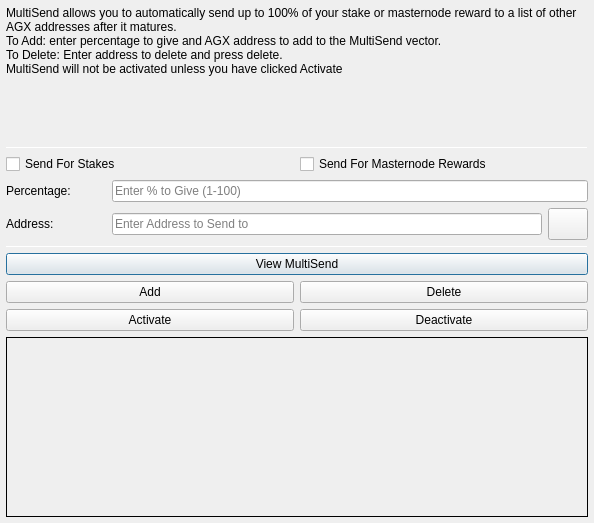
<?xml version="1.0" encoding="UTF-8"?>
<ui version="4.0">
 <class>MultiSendDialog</class>
 <widget class="QDialog" name="MultiSendDialog">
  <property name="windowModality">
   <enum>Qt::NonModal</enum>
  </property>
  <property name="geometry">
   <rect>
    <x>0</x>
    <y>0</y>
    <width>594</width>
    <height>523</height>
   </rect>
  </property>
  <property name="windowTitle">
   <string>MultiSend</string>
  </property>
  <layout class="QVBoxLayout" name="verticalLayout" stretch="0">
   <property name="leftMargin">
    <number>6</number>
   </property>
   <property name="topMargin">
    <number>6</number>
   </property>
   <property name="rightMargin">
    <number>6</number>
   </property>
   <property name="bottomMargin">
    <number>6</number>
   </property>
   <item>
    <layout class="QVBoxLayout" name="verticalLayout_Main" stretch="1,1,1,1,1,1">
     <item>
      <widget class="QLabel" name="label_2">
       <property name="lineWidth">
        <number>1</number>
       </property>
       <property name="text">
        <string>MultiSend allows you to automatically send up to 100% of your stake or masternode reward to a list of other AGX addresses after it matures.
To Add: enter percentage to give and AGX address to add to the MultiSend vector.
To Delete: Enter address to delete and press delete.
MultiSend will not be activated unless you have clicked Activate</string>
       </property>
       <property name="alignment">
        <set>Qt::AlignLeading|Qt::AlignLeft|Qt::AlignTop</set>
       </property>
       <property name="wordWrap">
        <bool>true</bool>
       </property>
      </widget>
     </item>
     <item>
      <widget class="Line" name="line">
       <property name="minimumSize">
        <size>
         <width>0</width>
         <height>1</height>
        </size>
       </property>
       <property name="maximumSize">
        <size>
         <width>16777215</width>
         <height>1</height>
        </size>
       </property>
       <property name="orientation">
        <enum>Qt::Horizontal</enum>
       </property>
      </widget>
     </item>
     <item>
      <layout class="QVBoxLayout" name="verticalLayout_Settings">
       <item>
        <layout class="QHBoxLayout" name="horizontalLayout">
         <item>
          <widget class="QCheckBox" name="multiSendStakeCheckBox">
           <property name="text">
            <string>Send For Stakes</string>
           </property>
          </widget>
         </item>
         <item>
          <widget class="QCheckBox" name="multiSendMasternodeCheckBox">
           <property name="text">
            <string>Send For Masternode Rewards</string>
           </property>
          </widget>
         </item>
        </layout>
       </item>
       <item>
        <layout class="QHBoxLayout" name="horizontalLayout_6">
         <item>
          <widget class="QLabel" name="label">
           <property name="minimumSize">
            <size>
             <width>100</width>
             <height>0</height>
            </size>
           </property>
           <property name="toolTip">
            <string>Percentage of stake to send</string>
           </property>
           <property name="text">
            <string>Percentage:</string>
           </property>
          </widget>
         </item>
         <item>
          <widget class="QLineEdit" name="multiSendPercentEdit">
           <property name="toolTip">
            <string>Enter whole numbers 1 - 100</string>
           </property>
           <property name="placeholderText">
            <string>Enter % to Give (1-100)</string>
           </property>
          </widget>
         </item>
        </layout>
       </item>
       <item>
        <layout class="QHBoxLayout" name="horizontalLayout_7">
         <item>
          <widget class="QLabel" name="label_5">
           <property name="minimumSize">
            <size>
             <width>100</width>
             <height>0</height>
            </size>
           </property>
           <property name="toolTip">
            <string>Address to send portion of stake to</string>
           </property>
           <property name="text">
            <string>Address:</string>
           </property>
          </widget>
         </item>
         <item>
          <widget class="QLineEdit" name="multiSendAddressEdit">
           <property name="toolTip">
            <string/>
           </property>
           <property name="placeholderText">
            <string>Enter Address to Send to</string>
           </property>
          </widget>
         </item>
         <item>
          <widget class="QPushButton" name="addressBookButton">
           <property name="maximumSize">
            <size>
             <width>16777215</width>
             <height>32</height>
            </size>
           </property>
           <property name="toolTip">
            <string>Choose an address from the address book</string>
           </property>
           <property name="text">
            <string/>
           </property>
           <property name="icon">
            <iconset resource="../agrox.qrc">
             <normaloff>:/icons/address-book</normaloff>:/icons/address-book</iconset>
           </property>
           <property name="shortcut">
            <string>Alt+A</string>
           </property>
           <property name="autoDefault">
            <bool>false</bool>
           </property>
          </widget>
         </item>
        </layout>
       </item>
      </layout>
     </item>
     <item>
      <widget class="Line" name="line_2">
       <property name="minimumSize">
        <size>
         <width>0</width>
         <height>1</height>
        </size>
       </property>
       <property name="maximumSize">
        <size>
         <width>16777215</width>
         <height>1</height>
        </size>
       </property>
       <property name="orientation">
        <enum>Qt::Horizontal</enum>
       </property>
      </widget>
     </item>
     <item>
      <layout class="QVBoxLayout" name="verticalLayout_Buttons">
       <item>
        <layout class="QHBoxLayout" name="horizontalLayout_4">
         <item>
          <widget class="QPushButton" name="viewButton">
           <property name="toolTip">
            <string/>
           </property>
           <property name="statusTip">
            <string>View MultiSend Vector</string>
           </property>
           <property name="text">
            <string>View MultiSend</string>
           </property>
          </widget>
         </item>
        </layout>
       </item>
       <item>
        <layout class="QHBoxLayout" name="horizontalLayout_2">
         <item>
          <widget class="QPushButton" name="addButton">
           <property name="toolTip">
            <string/>
           </property>
           <property name="statusTip">
            <string>Add to MultiSend Vector</string>
           </property>
           <property name="text">
            <string>Add</string>
           </property>
          </widget>
         </item>
         <item>
          <widget class="QPushButton" name="deleteButton">
           <property name="toolTip">
            <string/>
           </property>
           <property name="statusTip">
            <string>Delete Address From MultiSend Vector</string>
           </property>
           <property name="text">
            <string>Delete</string>
           </property>
          </widget>
         </item>
        </layout>
       </item>
       <item>
        <layout class="QHBoxLayout" name="horizontalLayout_5">
         <item>
          <widget class="QPushButton" name="activateButton">
           <property name="statusTip">
            <string>Activate MultiSend</string>
           </property>
           <property name="text">
            <string>Activate</string>
           </property>
          </widget>
         </item>
         <item>
          <widget class="QPushButton" name="disableButton">
           <property name="statusTip">
            <string>Deactivate MultiSend</string>
           </property>
           <property name="text">
            <string>Deactivate</string>
           </property>
          </widget>
         </item>
        </layout>
       </item>
      </layout>
     </item>
     <item>
      <widget class="QLabel" name="message">
       <property name="minimumSize">
        <size>
         <width>0</width>
         <height>180</height>
        </size>
       </property>
       <property name="frameShape">
        <enum>QFrame::Panel</enum>
       </property>
       <property name="frameShadow">
        <enum>QFrame::Plain</enum>
       </property>
       <property name="lineWidth">
        <number>1</number>
       </property>
       <property name="midLineWidth">
        <number>1</number>
       </property>
       <property name="text">
        <string/>
       </property>
       <property name="alignment">
        <set>Qt::AlignLeading|Qt::AlignLeft|Qt::AlignTop</set>
       </property>
       <property name="wordWrap">
        <bool>true</bool>
       </property>
      </widget>
     </item>
    </layout>
   </item>
  </layout>
 </widget>
 <resources>
  <include location="../agrox.qrc"/>
 </resources>
 <connections/>
</ui>
